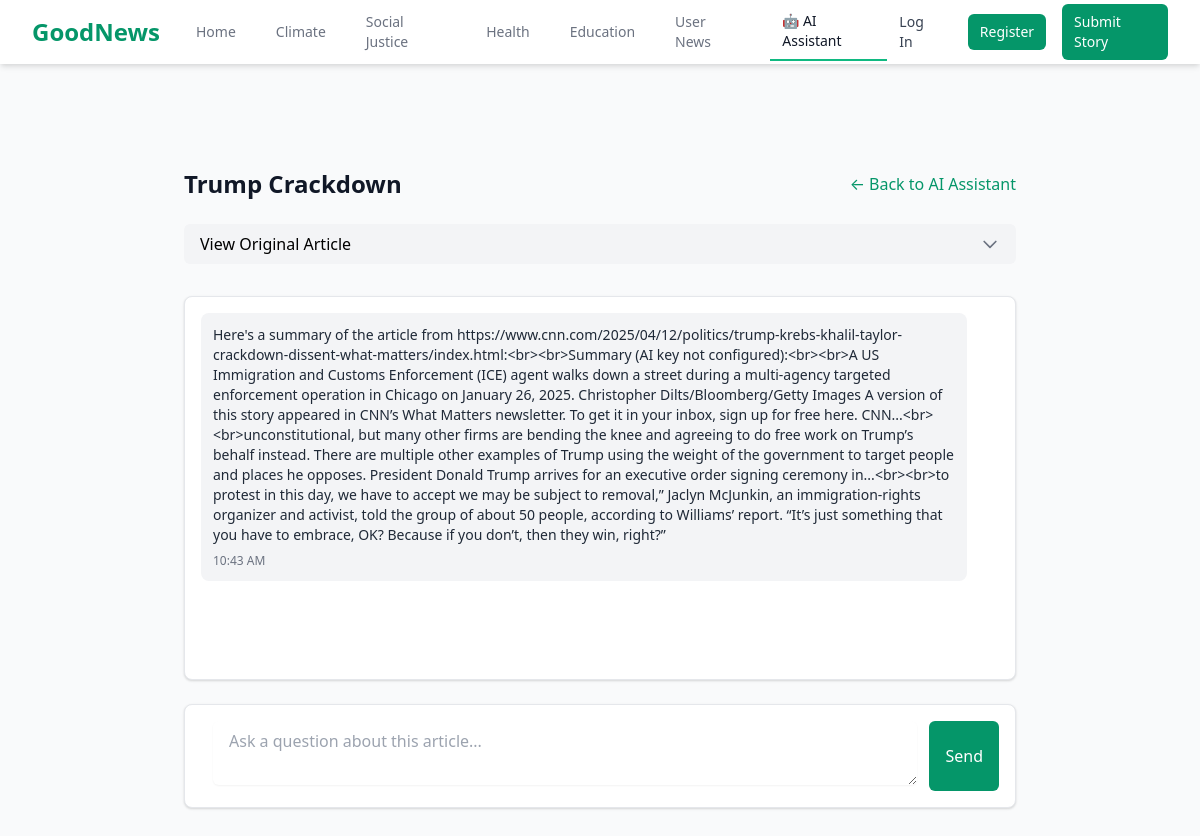
The page /chat/1 on the database its author committed.
### models.py (models this page shows, shortened)
class ChatSession(db.Model):
    id = db.Column(db.Integer, primary_key=True)
    title = db.Column(db.String(200), nullable=False)
    article_text = db.Column(db.Text, nullable=False)
    summary = db.Column(db.Text)
    user_id = db.Column(db.Integer, db.ForeignKey('user.id'), nullable=True)
    created_at = db.Column(db.DateTime, default=datetime.utcnow)
    messages = db.relationship('ChatMessage', backref='session', lazy=True, cascade="all, delete-orphan")

class ChatMessage(db.Model):
    id = db.Column(db.Integer, primary_key=True)
    content = db.Column(db.Text, nullable=False)
    is_user = db.Column(db.Boolean, default=True)  # True if from user, False if from AI
    created_at = db.Column(db.DateTime, default=datetime.utcnow)
    session_id = db.Column(db.Integer, db.ForeignKey('chat_session.id'), nullable=False)

### app.py (the view, shortened to what this page needs)
@app.route('/chat/<int:session_id>', methods=['GET', 'POST'])
def chat_session(session_id):
    chat_session = ChatSession.query.get_or_404(session_id)
    if current_user.is_authenticated and chat_session.user_id and chat_session.user_id != current_user.id:
        flash('You do not have permission to access this chat session', 'danger')
        return redirect(url_for('ai_assistant'))
    messages = ChatMessage.query.filter_by(session_id=session_id).order_by(ChatMessage.created_at).all()
    form = ChatMessageForm()
    return render_template('chat_session.html',
                          session=chat_session,
                          messages=messages,
                          form=form)

### forms.py
class ChatMessageForm(FlaskForm):
    message = TextAreaField('Your Question', validators=[DataRequired()])
    submit = SubmitField('Send')

### app.py (called while the page is built)
@app.template_filter('nl2br')
def nl2br_filter(text):
    if not text:
        return ""
    return text.replace('\n', '<br>')

### templates/chat_session.html (shortened to what this page needs)
{% extends "base.html" %}
{% block content %}
<div class="max-w-4xl mx-auto px-4 sm:px-6 lg:px-8 py-8">
    <div class="mb-6 flex items-center justify-between">
        <h1 class="text-2xl font-bold text-gray-900 truncate">{{ session.title }}</h1>
        <a href="{{ url_for('ai_assistant') }}" class="text-green-600 hover:text-green-800">
            &larr; Back to AI Assistant
        </a>
    </div>
    <div class="mb-8">
        <button id="showArticleBtn" class="flex items-center justify-between w-full py-2 px-4 bg-gray-100 hover:bg-gray-200 rounded-md text-left">
            <span class="font-medium">View Original Article</span>
            <svg id="chevronDown" class="h-5 w-5 text-gray-500" fill="none" viewBox="0 0 24 24" stroke="currentColor">
                <path stroke-linecap="round" stroke-linejoin="round" stroke-width="2" d="M19 9l-7 7-7-7" />
            </svg>
        </button>
    </div>
    <div id="chatMessages" class="bg-white border border-gray-200 rounded-lg shadow p-4 mb-6 h-96 overflow-y-auto">
        <div class="space-y-4">
            {% for message in messages %}
                <div class="flex {% if message.is_user %}justify-end{% endif %}">
                    <div class="max-w-3/4 rounded-lg p-3 {% if message.is_user %}bg-green-100 ml-8{% else %}bg-gray-100 mr-8{% endif %}">
                        <div class="text-sm {% if message.is_user %}text-green-800{% else %}text-gray-800{% endif %}">
                            {{ message.content|safe|nl2br }}
                        </div>
                        <div class="text-xs text-gray-500 mt-2">
                            {{ message.created_at.strftime('%I:%M %p') }}
                        </div>
                    </div>
                </div>
            {% endfor %}
        </div>
    </div>
    <div class="bg-white border border-gray-200 rounded-lg shadow p-4">
        <form method="POST" id="chatForm" class="flex space-x-3">
            <div class="flex-grow">
                {{ form.message(class="w-full rounded-md border-gray-300 shadow-sm focus:border-green-500 focus:ring-green-500 px-4 py-2", placeholder="Ask a question about this article...") }}
            </div>
            <button type="submit" class="bg-green-600 text-white py-2 px-4 rounded-md hover:bg-green-700 focus:outline-none focus:ring-2 focus:ring-offset-2 focus:ring-green-500">
                <span id="sendText">Send</span>
            </button>
        </form>
    </div>
</div>
{% endblock %}

### templates/base.html (shortened to what this page needs)
<!DOCTYPE html>
<html lang="en">
<head>
    <link href="https://cdn.jsdelivr.net/npm/tailwindcss@2.2.19/dist/tailwind.min.css" rel="stylesheet">
</head>
<body class="bg-gray-50">
    <nav class="bg-white shadow-md mb-8">
        <div class="max-w-7xl mx-auto px-4 sm:px-6 lg:px-8">
            <div class="flex justify-between h-16">
                <div class="flex">
                    <div class="flex-shrink-0 flex items-center">
                        <a href="{{ url_for('home') }}" class="text-2xl font-bold text-green-600">GoodNews</a>
                    </div>
                    <div class="ml-6 flex items-center space-x-4">
                        <a href="{{ url_for('home') }}"
                           class="{% if request.path == url_for('home') %}border-b-2 border-green-500 px-3 py-2 text-sm font-medium text-gray-900{% else %}px-3 py-2 text-sm font-medium text-gray-500 hover:text-gray-900 hover:border-gray-300{% endif %}">
                            Home
                        </a>
                        <a href="{{ url_for('category_page', category='climate') }}"
                           class="{% if request.path == url_for('category_page', category='climate') %}border-b-2 border-green-500 px-3 py-2 text-sm font-medium text-gray-900{% else %}px-3 py-2 text-sm font-medium text-gray-500 hover:text-gray-900 hover:border-gray-300{% endif %}">
                            Climate
                        </a>
                        <a href="{{ url_for('category_page', category='social-justice') }}"
                           class="{% if request.path == url_for('category_page', category='social-justice') %}border-b-2 border-green-500 px-3 py-2 text-sm font-medium text-gray-900{% else %}px-3 py-2 text-sm font-medium text-gray-500 hover:text-gray-900 hover:border-gray-300{% endif %}">
                            Social Justice
                        </a>
                        <a href="{{ url_for('category_page', category='health') }}"
                           class="{% if request.path == url_for('category_page', category='health') %}border-b-2 border-green-500 px-3 py-2 text-sm font-medium text-gray-900{% else %}px-3 py-2 text-sm font-medium text-gray-500 hover:text-gray-900 hover:border-gray-300{% endif %}">
                            Health
                        </a>
                        <a href="{{ url_for('category_page', category='education') }}"
                           class="{% if request.path == url_for('category_page', category='education') %}border-b-2 border-green-500 px-3 py-2 text-sm font-medium text-gray-900{% else %}px-3 py-2 text-sm font-medium text-gray-500 hover:text-gray-900 hover:border-gray-300{% endif %}">
                            Education
                        </a>
                        <a href="{{ url_for('user_news') }}"
                           class="{% if request.path == url_for('user_news') %}border-b-2 border-green-500 px-3 py-2 text-sm font-medium text-gray-900{% else %}px-3 py-2 text-sm font-medium text-gray-500 hover:text-gray-900 hover:border-gray-300{% endif %}">
                            User News
                        </a>
                        <a href="{{ url_for('ai_assistant') }}"
                           class="{% if request.path == url_for('ai_assistant') or '/chat/' in request.path %}border-b-2 border-green-500 px-3 py-2 text-sm font-medium text-gray-900{% else %}px-3 py-2 text-sm font-medium text-gray-500 hover:text-gray-900 hover:border-gray-300{% endif %}">
                            🤖 AI Assistant
                        </a>
                    </div>
                </div>
                <div class="flex items-center space-x-4">
                    {% if current_user.is_authenticated %}
                        <span class="text-gray-600">Hi, {{ current_user.username }}</span>
                        <a href="{{ url_for('logout') }}" class="bg-gray-100 hover:bg-gray-200 text-gray-700 px-3 py-2 rounded-md text-sm font-medium">Log Out</a>
                    {% else %}
                        <a href="{{ url_for('login') }}" class="text-gray-700 hover:text-gray-900 px-3 py-2 rounded-md text-sm font-medium">Log In</a>
                        <a href="{{ url_for('register') }}" class="bg-green-600 hover:bg-green-700 text-white px-3 py-2 rounded-md text-sm font-medium">Register</a>
                    {% endif %}
                    <div class="flex items-center">
                        <a href="{{ url_for('submit_story') }}" class="bg-green-600 hover:bg-green-700 text-white px-3 py-2 rounded-md text-sm font-medium">Submit Story</a>
                    </div>
                </div>
            </div>
        </div>
    </nav>
    <div class="container mx-auto px-4 py-2">
    </div>
    <main class="max-w-7xl mx-auto py-6 sm:px-6 lg:px-8">
        {% block content %}{% endblock %}
    </main>
</body>
</html>

### rows shown on the page
ChatSession: title "Trump Crackdown"
ChatMessage: content "Here's a summary of the article from https://www.cnn.com/2025/04/12/politics/trump-krebs-khalil-taylor-crackdown-dissent-what-matters/index.html:<br><br>Summary (AI key not configured):<br><br>A US Immigration and Customs Enforcement (ICE) agent walks down a street during a multi-agency targeted enforcement operation in Chicago on January 26, 2025. Christopher Dilts/Bloomberg/Getty Images A version of this story appeared in CNN’s What Matters newsletter. To get it in your inbox, sign up for free here. CNN...<br><br>unconstitutional, but many other firms are bending the knee and agreeing to do free work on Trump’s behalf instead. There are multiple other examples of Trump using the weight of…", created_at "10:43 AM"
